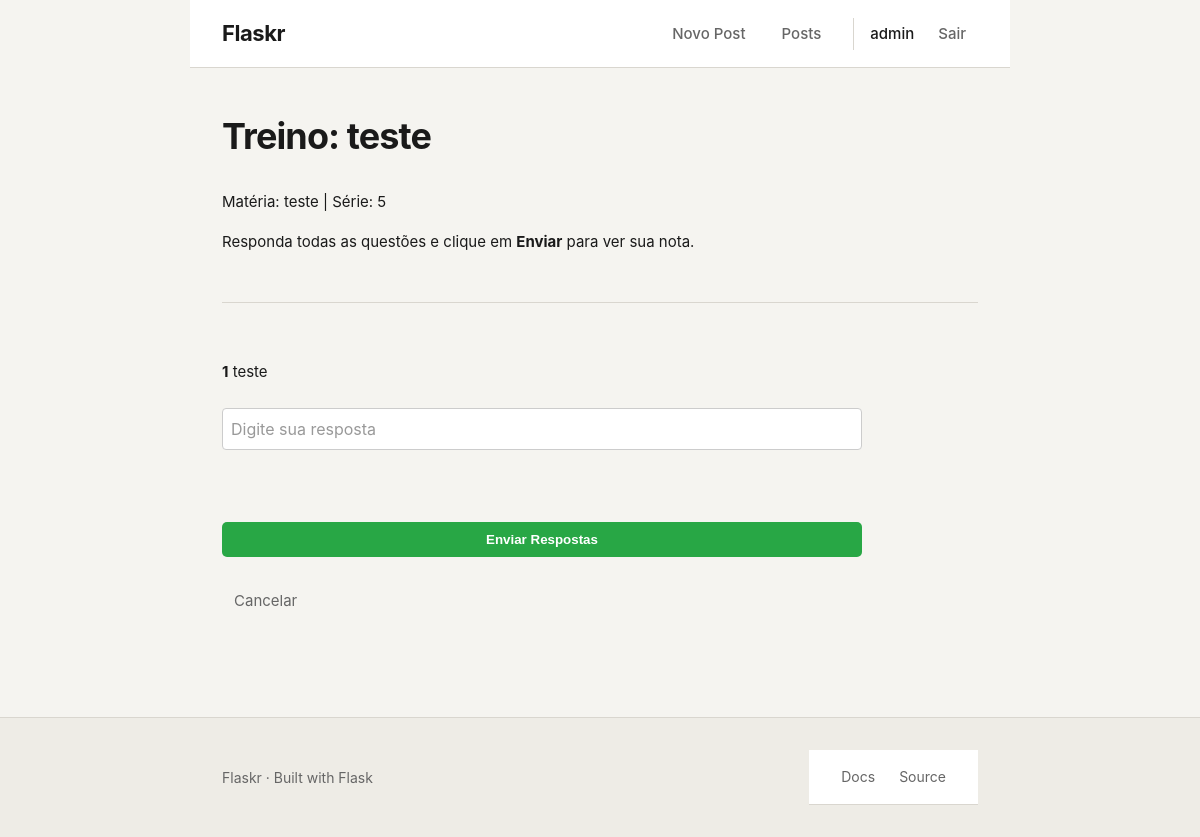
The app's page /prova/1/treinar (signed in), older data.
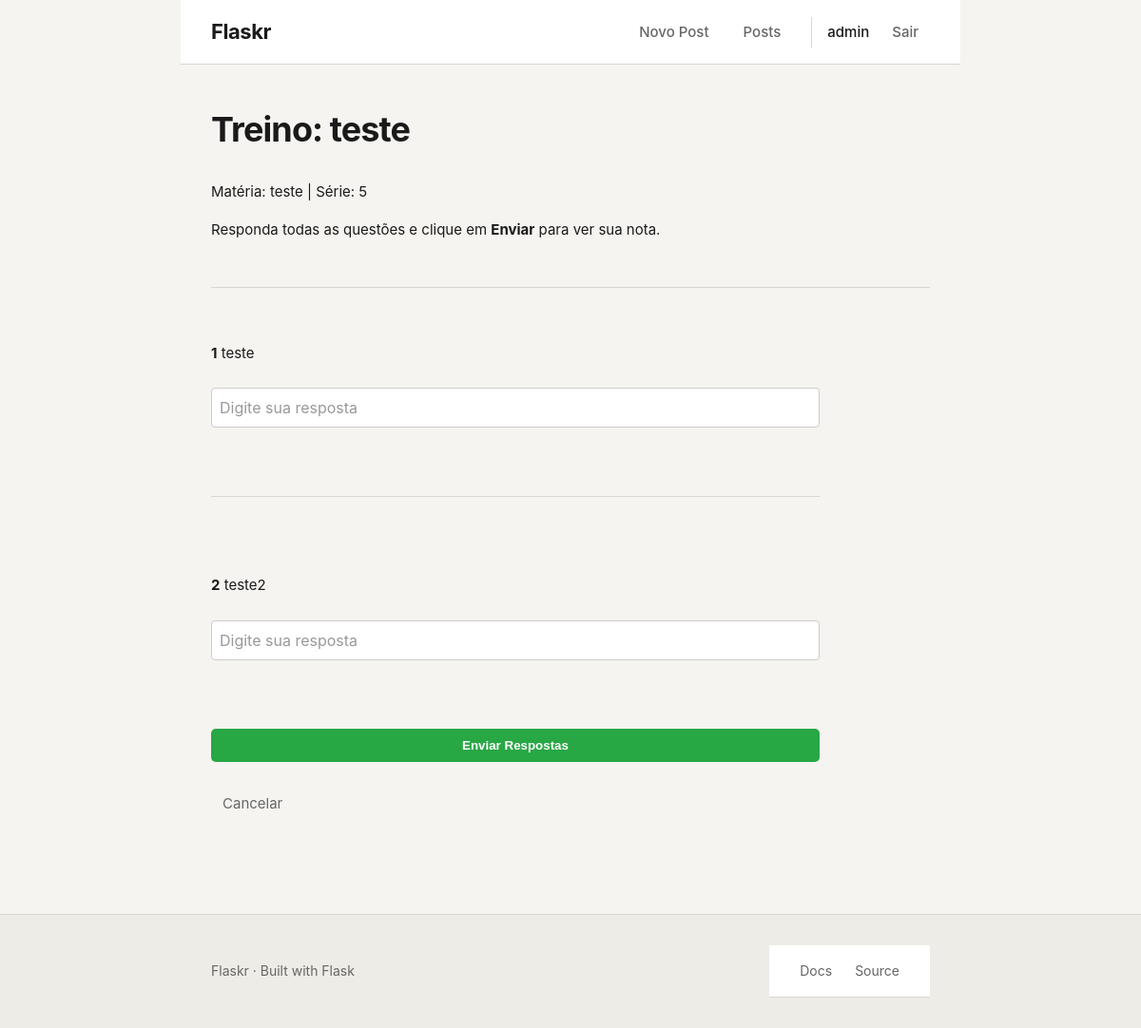
The same page, newer data.
### tables this page shows
CREATE TABLE questoes (
    id INTEGER PRIMARY KEY AUTOINCREMENT,
    prova_id INTEGER NOT NULL,
    enunciado TEXT NOT NULL,
    resposta TEXT NOT NULL,  -- NOVA COLUNA PARA O GABARITO
    created TIMESTAMP NOT NULL DEFAULT CURRENT_TIMESTAMP,
    FOREIGN KEY (prova_id) REFERENCES provas (id) ON DELETE CASCADE
);

### flaskr/blog.py (the view, shortened to what this page needs)
@bp.route('/prova/<int:prova_id>/treinar', methods=('GET', 'POST'))
@login_required
def treinar(prova_id):
    prova = get_prova(prova_id, check_author=False)
    db = get_db()
    questoes = db.execute(
        'SELECT id, prova_id, enunciado, resposta'
        ' FROM questoes WHERE prova_id = ? ORDER BY created ASC',
        (prova_id,)
    ).fetchall()
    if not questoes:
        flash('Esta prova ainda não tem questões para treinar.', 'error')
        return redirect(url_for('blog.index'))
    return render_template('blog/treinar.html', prova=prova, questoes=questoes)

### flaskr/auth.py (called while the page is built)
@bp.before_app_request
def load_logged_in_user():
    user_id = session.get('user_id')
    if user_id is None:
        g.user = None
    else:
        g.user = get_db().execute('SELECT * FROM user WHERE id = ?', (user_id,)).fetchone()

def login_required(view):
    @functools.wraps(view)
    def wrapped_view(**kwargs):
        if g.user is None:
            flash('Você precisa estar logado para acessar esta página.', 'error')
            return redirect(url_for('auth.login'))
        return view(**kwargs)
    return wrapped_view

### flaskr/blog.py (called while the page is built)
def get_prova(id, check_author=True):
    prova = get_db().execute(
        'SELECT p.id, titulo, serie, materia, author_id, username'
        ' FROM provas p JOIN user u ON p.author_id = u.id'
        ' WHERE p.id = ?',
        (id,)
    ).fetchone()
    if prova is None:
        abort(404, f"Prova id {id} não existe.")
    if check_author and g.user['is_admin'] == 0 and prova['author_id'] != g.user['id']:
        abort(403)
    return prova

### flaskr/templates/blog/treinar.html (shortened to what this page needs)
{% extends 'base.html' %}
{% block content %}
<header>
  <h1>Treino: {{ prova['titulo'] }}</h1>
  <p>Matéria: {{ prova['materia'] }} | Série: {{ prova['serie'] }}</p>
  <p>Responda todas as questões e clique em <strong>Enviar</strong> para ver sua nota.</p>
</header>
<hr>
<form method="post">
  {% for questao in questoes %}
    <article class="post">
      <p class="body" style="white-space: pre-wrap;"><strong>{{ loop.index }}</strong> {{ questao['enunciado'] }}</p>
      <input type="text" name="resposta_{{ questao['id'] }}" placeholder="Digite sua resposta" style="width: 100%; padding: 8px; margin-top: 8px; border: 1px solid #ccc; border-radius: 4px;">
    </article>
    {% if not loop.last %}<hr>{% endif %}
  {% endfor %}
  <br>
  <input type="submit" value="Enviar Respostas" style="padding: 10px 20px; background-color: #28a745; color: white; border: none; border-radius: 5px; cursor: pointer; font-weight: bold;">
  <a class="action" href="{{ url_for('blog.index') }}">Cancelar</a>
</form>
{% endblock %}

Row changes from the older to the newer data that the page shows:
added questoes: enunciado "teste2"
